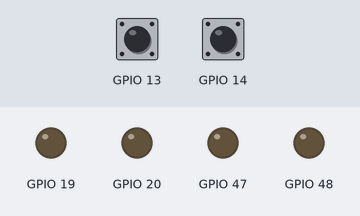
Recording of a sketch running on a simulated ESP32. Parts: output pins drawn as LEDs (lit = HIGH). The inputs (shaded band) are chosen by the test bench; at power-on: GPIO 14 HIGH, GPIO 13 HIGH.

Above: at 1.2 s.
1.3 s: GPIO 14 pulled LOW for 0.15 s
At 1.9 s:
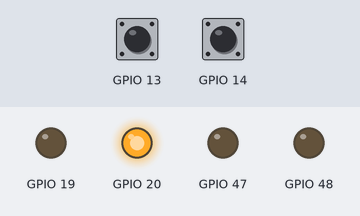
2.9 s: GPIO 14 pulled LOW for 1 s
At 3.2 s:
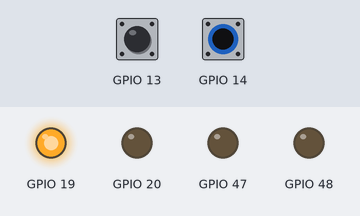
5.4 s: GPIO 14 pulled LOW for 0.15 s
At 6.3 s:
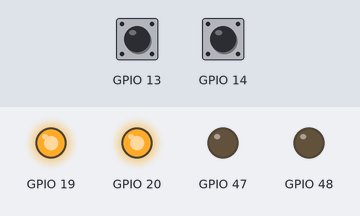
7.0 s: GPIO 14 pulled LOW for 3.2 s
At 7.6 s:
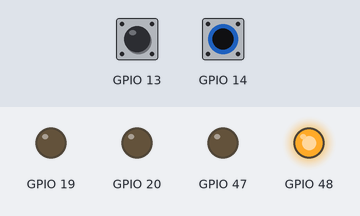
11.7 s: GPIO 14 pulled LOW for 0.15 s
At 12.5 s:
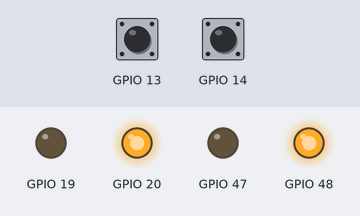
13.3 s: GPIO 14 pulled LOW for 1 s
At 13.7 s:
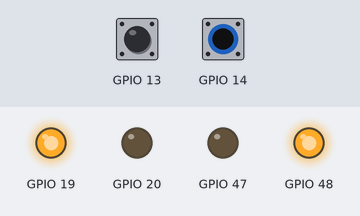
Timing chart, 0 to 16.3 s (numbered marks = the images above; inputs shaded):
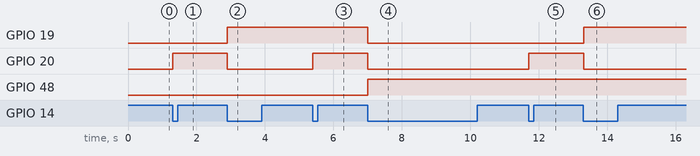

Measured:
- after the input at 1.3 s, GPIO 20: LOW → HIGH at once
- after the input at 2.9 s, GPIO 19: LOW → HIGH at once; GPIO 20: HIGH → LOW at once
- after the input at 5.4 s, GPIO 20: LOW → HIGH at once
- after the input at 7.0 s, GPIO 19, GPIO 20: HIGH → LOW at once; GPIO 48: LOW → HIGH at once
- after the input at 11.7 s, GPIO 20: LOW → HIGH at once
- after the input at 13.3 s, GPIO 19: LOW → HIGH at once; GPIO 20: HIGH → LOW at once

The sketch:

sketch.ino
```cpp
#include "freertos/FreeRTOS.h"
#include "freertos/task.h"
#include "driver/gpio.h"
#include "esp_log.h"
#include "esp_timer.h"

// PINOS ATUALIZADOS CONFORME SEU DIAGRAMA
#define LED_PIN_0   (gpio_num_t)20
#define LED_PIN_1   (gpio_num_t)19
#define LED_PIN_2   (gpio_num_t)48
#define LED_PIN_3   (gpio_num_t)47
#define BTN_A_PIN   (gpio_num_t)14
#define BTN_B_PIN   (gpio_num_t)13

static const char *TAG = "LED_COUNTER";
#define DEBOUNCE_TIME_US 50000

volatile uint8_t counter = 0;
volatile uint8_t increment_step = 1;

const gpio_num_t led_pins[4] = {LED_PIN_0, LED_PIN_1, LED_PIN_2, LED_PIN_3};

typedef struct {
    gpio_num_t pin;
    bool last_stable_state;
    int64_t last_debounce_time;
} Button;

Button button_a = { .pin = BTN_A_PIN, .last_stable_state = true, .last_debounce_time = 0 };
Button button_b = { .pin = BTN_B_PIN, .last_stable_state = true, .last_debounce_time = 0 };

void update_leds() {
    for (int i = 0; i < 4; i++) {
        bool level = (counter >> i) & 1;
        gpio_set_level(led_pins[i], level);
    }
}

bool handle_button_press(Button *btn) {
    bool press_detected = false;
    bool current_state = gpio_get_level(btn->pin);

    if (current_state != btn->last_stable_state) {
        if ((esp_timer_get_time() - btn->last_debounce_time) > DEBOUNCE_TIME_US) {
            if (current_state == 0) {
                press_detected = true;
            }
            btn->last_stable_state = current_state;
            btn->last_debounce_time = esp_timer_get_time();
        }
    }
    return press_detected;
}

void counter_task(void *pvParameters) {
    ESP_LOGI(TAG, "Tarefa do contador iniciada. Incremento inicial: %d", increment_step);
    update_leds();

    while (1) {
        if (handle_button_press(&button_a)) {
            counter = (counter + increment_step) % 16;
            ESP_LOGI(TAG, "Botao A: Contador incrementado para -> %d (0x%X)", counter, counter);
            update_leds();
        }

        if (handle_button_press(&button_b)) {
            increment_step = (increment_step == 1) ? 2 : 1;
            ESP_LOGI(TAG, "Botao B: Passo de incremento alterado para -> %d", increment_step);
        }

        vTaskDelay(pdMS_TO_TICKS(20));
    }
}

#ifdef ARDUINO_ARCH_ESP32
void setup() {
  Serial.begin(115200);

  // --- CONFIGURAÇÃO CORRIGIDA ---

  // 1. Configuração exclusiva para os LEDs (Saídas)
  gpio_config_t led_conf = {}; // Cria uma struct limpa para os LEDs
  led_conf.pin_bit_mask = ((1ULL << LED_PIN_0) | (1ULL << LED_PIN_1) | (1ULL << LED_PIN_2) | (1ULL << LED_PIN_3));
  led_conf.mode = GPIO_MODE_OUTPUT;
  led_conf.pull_up_en = GPIO_PULLUP_DISABLE;
  led_conf.pull_down_en = GPIO_PULLDOWN_DISABLE;
  led_conf.intr_type = GPIO_INTR_DISABLE;
  gpio_config(&led_conf);

  // 2. Configuração exclusiva para os Botões (Entradas)
  gpio_config_t btn_conf = {}; // Cria uma struct limpa para os botões
  btn_conf.pin_bit_mask = ((1ULL << BTN_A_PIN) | (1ULL << BTN_B_PIN));
  btn_conf.mode = GPIO_MODE_INPUT;
  btn_conf.pull_up_en = GPIO_PULLUP_ENABLE; // Habilita resistor de pull-up
  btn_conf.pull_down_en = GPIO_PULLDOWN_DISABLE;
  btn_conf.intr_type = GPIO_INTR_DISABLE;
  gpio_config(&btn_conf);

  ESP_LOGI(TAG, "Configuracao de GPIOs concluida.");

  xTaskCreate(counter_task, "counter_task", 4096, NULL, 5, NULL);
}

void loop() {
  vTaskDelay(1000);
}

#else
void app_main(void) {
    // 1. Configuração exclusiva para os LEDs (Saídas)
    gpio_config_t led_conf = {}; // Cria uma struct limpa para os LEDs
    led_conf.pin_bit_mask = ((1ULL << LED_PIN_0) | (1ULL << LED_PIN_1) | (1ULL << LED_PIN_2) | (1ULL << LED_PIN_3));
    led_conf.mode = GPIO_MODE_OUTPUT;
    led_conf.pull_up_en = GPIO_PULLUP_DISABLE;
    led_conf.pull_down_en = GPIO_PULLDOWN_DISABLE;
    led_conf.intr_type = GPIO_INTR_DISABLE;
    gpio_config(&led_conf);

    // 2. Configuração exclusiva para os Botões (Entradas)
    gpio_config_t btn_conf = {}; // Cria uma struct limpa para os botões
    btn_conf.pin_bit_mask = ((1ULL << BTN_A_PIN) | (1ULL << BTN_B_PIN));
    btn_conf.mode = GPIO_MODE_INPUT;
    btn_conf.pull_up_en = GPIO_PULLUP_ENABLE; // Habilita resistor de pull-up
    btn_conf.pull_down_en = GPIO_PULLDOWN_DISABLE;
    btn_conf.intr_type = GPIO_INTR_DISABLE;
    gpio_config(&btn_conf);

    ESP_LOGI(TAG, "Configuracao de GPIOs concluida.");

    xTaskCreate(counter_task, "counter_task", 4096, NULL, 5, NULL);
}
#endif
```
